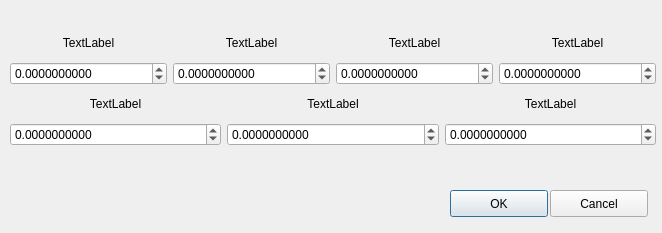
<?xml version="1.0" encoding="UTF-8"?>
<ui version="4.0">
 <class>parameterRequestWindow</class>
 <widget class="QDialog" name="parameterRequestWindow">
  <property name="geometry">
   <rect>
    <x>0</x>
    <y>0</y>
    <width>662</width>
    <height>233</height>
   </rect>
  </property>
  <property name="windowTitle">
   <string>Dialog</string>
  </property>
  <widget class="QPushButton" name="pushButton_Ok">
   <property name="geometry">
    <rect>
     <x>450</x>
     <y>190</y>
     <width>98</width>
     <height>27</height>
    </rect>
   </property>
   <property name="text">
    <string>OK</string>
   </property>
  </widget>
  <widget class="QPushButton" name="pushButton_Cancel">
   <property name="geometry">
    <rect>
     <x>550</x>
     <y>190</y>
     <width>98</width>
     <height>27</height>
    </rect>
   </property>
   <property name="text">
    <string>Cancel</string>
   </property>
  </widget>
  <widget class="QWidget" name="">
   <property name="geometry">
    <rect>
     <x>10</x>
     <y>30</y>
     <width>646</width>
     <height>116</height>
    </rect>
   </property>
   <layout class="QGridLayout" name="gridLayout_2">
    <item row="0" column="0">
     <layout class="QGridLayout" name="gridLayout_3">
      <item row="0" column="0">
       <layout class="QVBoxLayout" name="verticalLayout">
        <item>
         <widget class="QLabel" name="label">
          <property name="text">
           <string>TextLabel</string>
          </property>
          <property name="alignment">
           <set>Qt::AlignCenter</set>
          </property>
         </widget>
        </item>
        <item>
         <widget class="QDoubleSpinBox" name="doubleSpinBox1">
          <property name="decimals">
           <number>10</number>
          </property>
          <property name="minimum">
           <double>-1000.000000000000000</double>
          </property>
          <property name="maximum">
           <double>1000.000000000000000</double>
          </property>
         </widget>
        </item>
       </layout>
      </item>
      <item row="0" column="1">
       <layout class="QVBoxLayout" name="verticalLayout_2">
        <item>
         <widget class="QLabel" name="label_2">
          <property name="text">
           <string>TextLabel</string>
          </property>
          <property name="alignment">
           <set>Qt::AlignCenter</set>
          </property>
         </widget>
        </item>
        <item>
         <widget class="QDoubleSpinBox" name="doubleSpinBox2">
          <property name="decimals">
           <number>10</number>
          </property>
          <property name="minimum">
           <double>-1000.000000000000000</double>
          </property>
          <property name="maximum">
           <double>1000.000000000000000</double>
          </property>
         </widget>
        </item>
       </layout>
      </item>
      <item row="0" column="2">
       <layout class="QVBoxLayout" name="verticalLayout_3">
        <item>
         <widget class="QLabel" name="label_3">
          <property name="text">
           <string>TextLabel</string>
          </property>
          <property name="alignment">
           <set>Qt::AlignCenter</set>
          </property>
         </widget>
        </item>
        <item>
         <widget class="QDoubleSpinBox" name="doubleSpinBox3">
          <property name="decimals">
           <number>10</number>
          </property>
          <property name="minimum">
           <double>-1000.000000000000000</double>
          </property>
          <property name="maximum">
           <double>1000.000000000000000</double>
          </property>
         </widget>
        </item>
       </layout>
      </item>
      <item row="0" column="3">
       <layout class="QVBoxLayout" name="verticalLayout_4">
        <item>
         <widget class="QLabel" name="label_4">
          <property name="text">
           <string>TextLabel</string>
          </property>
          <property name="alignment">
           <set>Qt::AlignCenter</set>
          </property>
         </widget>
        </item>
        <item>
         <widget class="QDoubleSpinBox" name="doubleSpinBox4">
          <property name="decimals">
           <number>10</number>
          </property>
          <property name="minimum">
           <double>-1000.000000000000000</double>
          </property>
          <property name="maximum">
           <double>1000.000000000000000</double>
          </property>
         </widget>
        </item>
       </layout>
      </item>
     </layout>
    </item>
    <item row="1" column="0">
     <layout class="QGridLayout" name="gridLayout">
      <item row="0" column="0">
       <layout class="QVBoxLayout" name="verticalLayout_5">
        <item>
         <widget class="QLabel" name="label_5">
          <property name="text">
           <string>TextLabel</string>
          </property>
          <property name="alignment">
           <set>Qt::AlignCenter</set>
          </property>
         </widget>
        </item>
        <item>
         <widget class="QDoubleSpinBox" name="doubleSpinBox5">
          <property name="decimals">
           <number>10</number>
          </property>
          <property name="minimum">
           <double>-1000.000000000000000</double>
          </property>
          <property name="maximum">
           <double>1000.000000000000000</double>
          </property>
         </widget>
        </item>
       </layout>
      </item>
      <item row="0" column="1">
       <layout class="QVBoxLayout" name="verticalLayout_6">
        <item>
         <widget class="QLabel" name="label_6">
          <property name="text">
           <string>TextLabel</string>
          </property>
          <property name="alignment">
           <set>Qt::AlignCenter</set>
          </property>
         </widget>
        </item>
        <item>
         <widget class="QDoubleSpinBox" name="doubleSpinBox6">
          <property name="decimals">
           <number>10</number>
          </property>
          <property name="minimum">
           <double>-1000.000000000000000</double>
          </property>
          <property name="maximum">
           <double>1000.000000000000000</double>
          </property>
         </widget>
        </item>
       </layout>
      </item>
      <item row="0" column="2">
       <layout class="QVBoxLayout" name="verticalLayout_7">
        <item>
         <widget class="QLabel" name="label_7">
          <property name="text">
           <string>TextLabel</string>
          </property>
          <property name="alignment">
           <set>Qt::AlignCenter</set>
          </property>
         </widget>
        </item>
        <item>
         <widget class="QDoubleSpinBox" name="doubleSpinBox7">
          <property name="decimals">
           <number>10</number>
          </property>
          <property name="minimum">
           <double>-1000.000000000000000</double>
          </property>
          <property name="maximum">
           <double>1000.000000000000000</double>
          </property>
         </widget>
        </item>
       </layout>
      </item>
     </layout>
    </item>
   </layout>
  </widget>
 </widget>
 <resources/>
 <connections/>
</ui>
